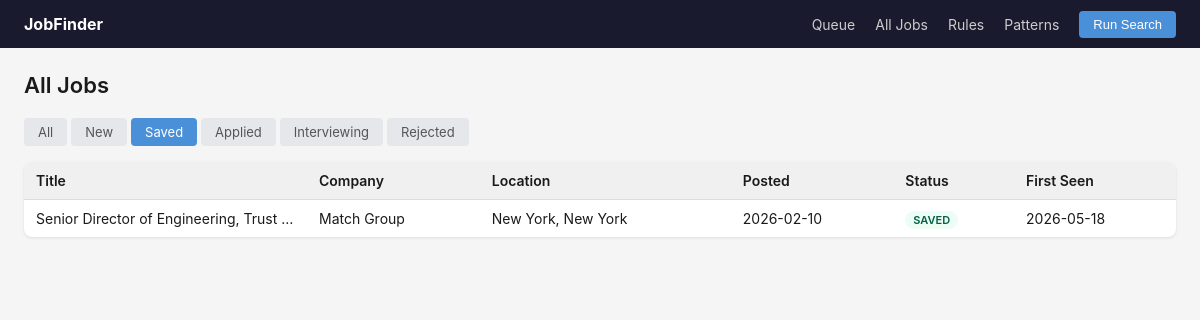
Screenshot of /jobs?status=saved with the database file from the repository.
### tables this page shows
CREATE TABLE jobs (
                id           INTEGER PRIMARY KEY AUTOINCREMENT,
                url          TEXT NOT NULL UNIQUE,
                title        TEXT,
                company      TEXT,
                location     TEXT,
                description  TEXT,
                posted_date  TEXT,
                first_seen   TEXT NOT NULL,
                status       TEXT NOT NULL DEFAULT 'new'
                                 CHECK(status IN ('new','saved','applied','rejected','interviewing')),
                notes        TEXT
            );

### jobfinder/app.py (the view)
    @app.route("/jobs")
    def jobs_list():
        conn = get_conn()
        status_filter = request.args.get("status", "all")
        statuses = None if status_filter == "all" else [status_filter]
        jobs = [dict(j) for j in get_jobs(conn, statuses=statuses)]
        return render_template("jobs.html", jobs=jobs, status_filter=status_filter)

### jobfinder/database.py (called while the page is built)
def get_connection(db_path: str = "jobs.db") -> sqlite3.Connection:
    conn = sqlite3.connect(db_path)
    conn.row_factory = sqlite3.Row
    conn.execute("PRAGMA journal_mode=WAL")
    conn.execute("PRAGMA foreign_keys=ON")
    return conn

def get_jobs(conn: sqlite3.Connection, statuses: list[str] | None = None,
             order_by: str = "CASE WHEN posted_date IS NULL THEN 1 ELSE 0 END, posted_date DESC, first_seen DESC") -> list[sqlite3.Row]:
    if statuses:
        placeholders = ",".join("?" * len(statuses))
        return conn.execute(
            f"SELECT * FROM jobs WHERE status IN ({placeholders}) ORDER BY {order_by}",
            statuses
        ).fetchall()
    return conn.execute(f"SELECT * FROM jobs ORDER BY {order_by}").fetchall()

### templates/jobs.html (shortened to what this page needs)
{% extends "base.html" %}
{% block content %}
<div class="page-header">
  <h1>All Jobs</h1>
</div>
<div class="status-tabs">
  {% for s in ['all', 'new', 'saved', 'applied', 'interviewing', 'rejected'] %}
  <a href="{{ url_for('jobs_list', status=s) }}"
     class="tab {{ 'active' if status_filter == s }}">{{ s.title() }}</a>
  {% endfor %}
</div>
{% if not jobs %}
<p class="empty-state">No jobs with status "{{ status_filter }}".</p>
{% else %}
<table class="job-table">
  <thead>
    <tr><th>Title</th><th>Company</th><th>Location</th><th>Posted</th><th>Status</th><th>First Seen</th></tr>
  </thead>
  <tbody>
  {% for job in jobs %}
  <tr>
    <td><a href="{{ url_for('job_detail', job_id=job.id) }}">{{ job.title or job.url }}</a></td>
    <td>{{ job.company or '—' }}</td>
    <td>{{ job.location or '—' }}</td>
    <td>{{ job.posted_date or 'Unknown' }}</td>
    <td><span class="status-badge status-{{ job.status }}">{{ job.status }}</span></td>
    <td>{{ job.first_seen[:10] }}</td>
  </tr>
  {% endfor %}
  </tbody>
</table>
{% endif %}
{% endblock %}

### static/style.css (style rules this page uses)
*, *::before, *::after { box-sizing: border-box; margin: 0; padding: 0; }
body { font-family: -apple-system, BlinkMacSystemFont, "Segoe UI", sans-serif; font-size: 14px; color: #1a1a1a; background: #f5f5f5; }
.page-header { display: flex; align-items: baseline; justify-content: space-between; margin-bottom: 20px; }
.page-header h1 { font-size: 22px; font-weight: 600; }
.job-table { width: 100%; border-collapse: collapse; background: #fff; border-radius: 8px; overflow: hidden; box-shadow: 0 1px 3px rgba(0,0,0,.1); }
.job-table th { background: #f0f0f0; padding: 10px 12px; text-align: left; font-weight: 600; border-bottom: 1px solid #ddd; }
.job-table td { padding: 10px 12px; border-bottom: 1px solid #f0f0f0; vertical-align: middle; }
.job-table tr:last-child td { border-bottom: none; }
.job-table a { color: #1a1a1a; text-decoration: none; }
.job-table th:nth-child(1), .job-table td:nth-child(1) { max-width: 180px; overflow: hidden; text-overflow: ellipsis; white-space: nowrap; }
.status-badge { padding: 2px 8px; border-radius: 10px; font-size: 11px; font-weight: 600; text-transform: uppercase; }
.status-saved { background: #ecfdf5; color: #065f46; }
.status-tabs { display: flex; gap: 4px; margin-bottom: 16px; }
.tab { padding: 6px 14px; border-radius: 4px; text-decoration: none; color: #555; background: #e5e7eb; font-size: 13px; }
.tab.active, .tab:hover { background: #4a90d9; color: #fff; }

### rows the page displays
jobs: title "Senior Director of Engineering, Trust…", company "Match Group", location "New York, New York", posted_date "2026-02-10", status "SAVED", first_seen "2026-05-18"

### other values shown
{{ s.title() }} "All" "New" "Saved" "Applied" "Interviewing" "Rejected"
